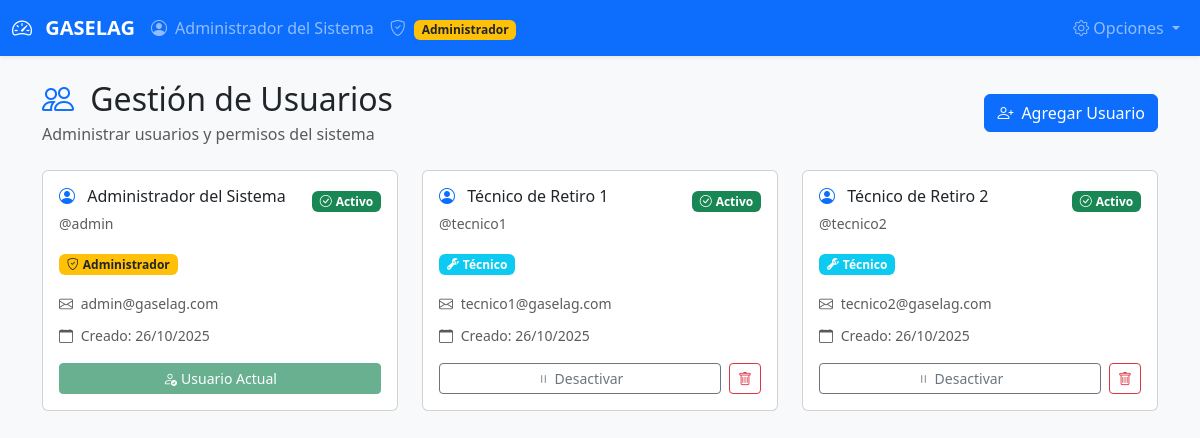
Screenshot of /pages/gestion_usuarios.php (signed in) with the database file from the repository.
### tables this page shows
CREATE TABLE IF NOT EXISTS usuarios (
    id INT AUTO_INCREMENT PRIMARY KEY,
    username VARCHAR(50) NOT NULL UNIQUE,
    password VARCHAR(255) NOT NULL,
    nombre_completo VARCHAR(100) NOT NULL,
    email VARCHAR(100),
    rol ENUM('admin', 'user') NOT NULL DEFAULT 'user',
    estado ENUM('activo', 'inactivo') NOT NULL DEFAULT 'activo',
    ultimo_login TIMESTAMP NULL,
    created_at TIMESTAMP DEFAULT CURRENT_TIMESTAMP,
    updated_at TIMESTAMP DEFAULT CURRENT_TIMESTAMP ON UPDATE CURRENT_TIMESTAMP,
    INDEX idx_username (username),
    INDEX idx_rol (rol),
    INDEX idx_estado (estado)
);

### config/database.php (called while the page is built, shortened)
<?php
function getConnection() {
    try {
        $dsn = "mysql:host=" . DB_HOST . ";port=" . DB_PORT . ";dbname=" . DB_NAME . ";charset=" . DB_CHARSET;
        $options = [
            PDO::ATTR_ERRMODE => PDO::ERRMODE_EXCEPTION,
            PDO::ATTR_DEFAULT_FETCH_MODE => PDO::FETCH_ASSOC,
            PDO::ATTR_EMULATE_PREPARES => false,
        ];
        $pdo = new PDO($dsn, DB_USER, DB_PASS, $options);
        return $pdo;
    } catch (PDOException $e) {
        die("Error de conexión: " . $e->getMessage());
    }
}
function getCurrentUser() {
    $pdo = getConnection();
    try {
        $sql = "SELECT id, username, nombre_completo, email, rol, estado, ultimo_login
                FROM usuarios WHERE id = :id";
        $stmt = $pdo->prepare($sql);
        $stmt->bindParam(':id', $_SESSION['user_id']);
        $stmt->execute();
        return $stmt->fetch();
    } catch (PDOException $e) {
        error_log("Error al obtener usuario: " . $e->getMessage());
        return null;
    }
}
?>

### pages/gestion_usuarios.php (the view, shortened to what this page needs)
<?php
require_once '../config/database.php';
$currentUser = getCurrentUser();
$pdo = getConnection();
try {
    $sql = "SELECT id, username, nombre_completo, email, rol, estado, ultimo_login, created_at
            FROM usuarios ORDER BY nombre_completo";
    $stmt = $pdo->prepare($sql);
    $stmt->execute();
    $usuarios = $stmt->fetchAll();
} catch (PDOException $e) {
    $error = "Error al obtener usuarios: " . $e->getMessage();
    $usuarios = [];
}
?>
<!DOCTYPE html>
<html lang="es">
<head>
    <link href="https://cdn.jsdelivr.net/npm/bootstrap@5.3.0/dist/css/bootstrap.min.css" rel="stylesheet">
    <link href="https://cdn.jsdelivr.net/npm/bootstrap-icons@1.10.0/font/bootstrap-icons.css" rel="stylesheet">
</head>
<body class="bg-light">
    <nav class="navbar navbar-expand-lg navbar-dark bg-primary shadow-sm">
        <div class="container-fluid">
            <a class="navbar-brand fw-bold" href="../index.php">
                <i class="bi bi-speedometer2 me-2"></i>
                GASELAG
            </a>
            <div class="collapse navbar-collapse" id="navbarNav">
                <ul class="navbar-nav me-auto">
                    <li class="nav-item">
                        <span class="navbar-text">
                            <i class="bi bi-person-circle me-1"></i>
                            <?php echo htmlspecialchars($currentUser['nombre_completo']); ?>
                        </span>
                    </li>
                    <li class="nav-item">
                        <span class="navbar-text">
                            <i class="bi bi-shield-check ms-3 me-1"></i>
                            <span class="badge bg-warning text-dark">Administrador</span>
                        </span>
                    </li>
                </ul>
                <ul class="navbar-nav">
                    <li class="nav-item dropdown">
                        <a class="nav-link dropdown-toggle" href="#" role="button" data-bs-toggle="dropdown">
                            <i class="bi bi-gear me-1"></i>Opciones
                        </a>
                    </li>
                </ul>
            </div>
        </div>
    </nav>
    <div class="container py-4">
        <div class="row mb-4">
            <div class="col-12">
                <div class="d-flex justify-content-between align-items-center">
                    <div>
                        <h2 class="mb-1">
                            <i class="bi bi-people text-primary me-2"></i>
                            Gestión de Usuarios
                        </h2>
                        <p class="text-muted mb-0">Administrar usuarios y permisos del sistema</p>
                    </div>
                    <button class="btn btn-primary" data-bs-toggle="modal" data-bs-target="#addUserModal">
                        <i class="bi bi-person-plus me-2"></i>Agregar Usuario
                    </button>
                </div>
            </div>
        </div>
        <div class="row">
            <?php foreach ($usuarios as $usuario): ?>
                <div class="col-md-6 col-lg-4 mb-4">
                    <div class="card user-card h-100">
                        <div class="card-body">
                            <div class="d-flex align-items-start justify-content-between mb-3">
                                <div class="flex-grow-1">
                                    <h6 class="card-title mb-1">
                                        <i class="bi bi-person-circle text-primary me-2"></i>
                                        <?php echo htmlspecialchars($usuario['nombre_completo']); ?>
                                    </h6>
                                    <small class="text-muted">@<?php echo htmlspecialchars($usuario['username']); ?></small>
                                </div>
                                <div class="text-end">
                                    <?php if ($usuario['estado'] === 'activo'): ?>
                                        <span class="badge bg-success status-badge">
                                            <i class="bi bi-check-circle me-1"></i>Activo
                                        </span>
                                    <?php else: ?>
                                        <span class="badge bg-secondary status-badge">
                                            <i class="bi bi-x-circle me-1"></i>Inactivo
                                        </span>
                                    <?php endif; ?>
                                </div>
                            </div>
                            <div class="mb-3">
                                <?php if ($usuario['rol'] === 'admin'): ?>
                                    <span class="badge bg-warning text-dark role-badge me-1">
                                        <i class="bi bi-shield-check me-1"></i>Administrador
                                    </span>
                                <?php else: ?>
                                    <span class="badge bg-info role-badge me-1">
                                        <i class="bi bi-wrench-adjustable me-1"></i>Técnico
                                    </span>
                                <?php endif; ?>
                            </div>
                            <?php if ($usuario['email']): ?>
                                <div class="mb-2">
                                    <small class="text-muted">
                                        <i class="bi bi-envelope me-1"></i>
                                        <?php echo htmlspecialchars($usuario['email']); ?>
                                    </small>
                                </div>
                            <?php endif; ?>
                            <div class="mb-2">
                                <small class="text-muted">
                                    <i class="bi bi-calendar me-1"></i>
                                    Creado: <?php echo date('d/m/Y', strtotime($usuario['created_at'])); ?>
                                </small>
                            </div>
                            <div class="d-flex gap-2 mt-3">
                                <?php if ($usuario['id'] !== $currentUser['id']): ?>
                                    <button class="btn btn-sm btn-outline-secondary flex-grow-1"
                                            onclick="toggleUserStatus(<?php echo $usuario['id']; ?>, '<?php echo $usuario['estado']; ?>')">
                                        <?php if ($usuario['estado'] === 'activo'): ?>
                                            <i class="bi bi-pause me-1"></i>Desactivar
                                        <?php else: ?>
                                            <i class="bi bi-play me-1"></i>Activar
                                        <?php endif; ?>
                                    </button>
                                    <button class="btn btn-sm btn-outline-danger"
                                            onclick="deleteUser(<?php echo $usuario['id']; ?>, '<?php echo htmlspecialchars($usuario['nombre_completo']); ?>')">
                                        <i class="bi bi-trash"></i>
                                    </button>
                                <?php else: ?>
                                    <button class="btn btn-sm btn-success flex-grow-1" disabled>
                                        <i class="bi bi-person-check me-1"></i>Usuario Actual
                                    </button>
                                <?php endif; ?>
                            </div>
                        </div>
                    </div>
                </div>
            <?php endforeach; ?>
        </div>
    </div>
</body>
</html>

### pages/gestion_usuarios.php (style rules this page uses)
.user-card { transition: transform 0.2s, box-shadow 0.2s; }
.status-badge { font-size: 0.75rem; }
.role-badge { font-size: 0.75rem; }

### rows the page displays
usuarios: nombre_completo "Administrador del Sistema", username "admin", estado "activo" (drawn), rol "admin" (drawn), email "admin@gaselag.com", created_at "26/10/2025", shows "Usuario Actual"
usuarios: nombre_completo "Técnico de Retiro 1", username "tecnico1", estado "activo" (drawn), rol "user" (drawn), email "tecnico1@gaselag.com", created_at "26/10/2025"
usuarios: nombre_completo "Técnico de Retiro 2", username "tecnico2", estado "activo" (drawn), rol "user" (drawn), email "tecnico2@gaselag.com", created_at "26/10/2025"
